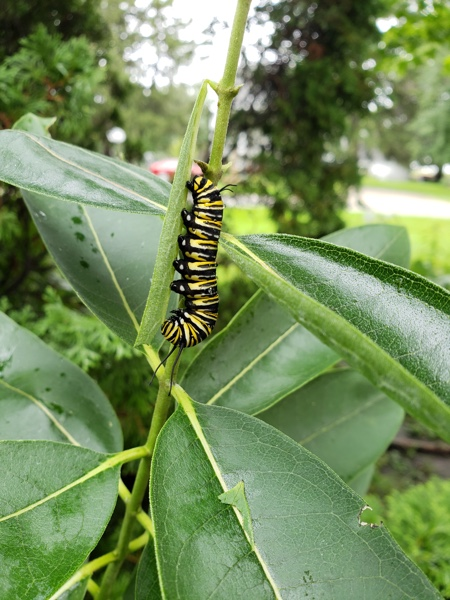
#> input picture 02_colors/monarch_caterpillar.jpg, 450 x 600 px
$ python create_bw_dithering.py
#> lines starting #> are read from the running program, lines starting #| are printed output that depends on the picture; after the words box and inside, x2 and y2 are one past the last pixel; in counts of white or black regions, pixels touching at a corner belong together
# create_bw_dithering.py

from PIL import Image


def black_and_white(input_image_path, output_image_path):
#> called with input_image_path = 'monarch_caterpillar.jpg', output_image_path = 'dither_caterpillar.jpg'
    color_image = Image.open(input_image_path)
#> color_image is the input picture: PIL image 450x600 RGB; mean R, G, B 117.1, 141.5, 92
    gray_scale = color_image.convert("1", dither=0)
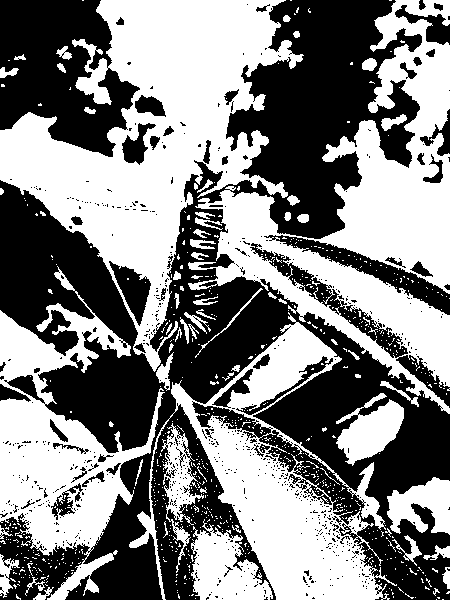
#> gray_scale: PIL image 450x600 1; 50.9% white; 677 black regions (623 under 20 px), largest, box (x1, y1, x2, y2) and area: (0, 0, 450, 600) 103244, (0, 0, 140, 157) 14132, (250, 243, 450, 408) 3147
    gray_scale.save(output_image_path)


if __name__ == "__main__":
    black_and_white("monarch_caterpillar.jpg", "dither_caterpillar.jpg")

$ run again, with 02_colors/butterfly.jpg copied over 02_colors/monarch_caterpillar.jpg
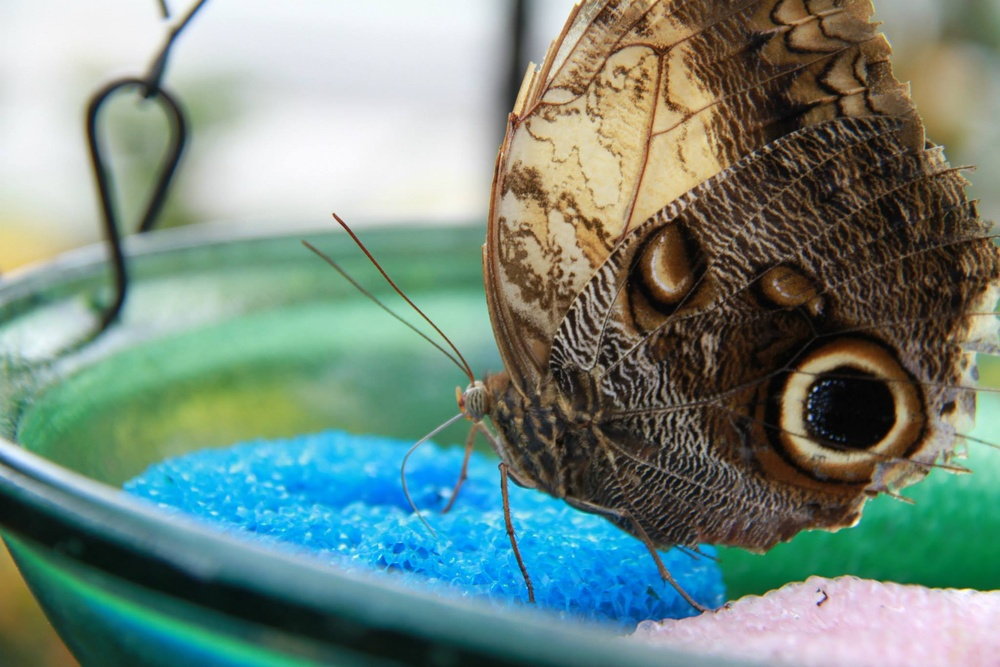
#> input picture 02_colors/butterfly.jpg, 1000 x 667 px, shrunk from 2048 x 1366 before the run
#> in black_and_white, color_image is the input picture: PIL image 1000x667 RGB; mean R, G, B 115.3, 137.2, 127.2
#> in black_and_white, `gray_scale = color_image.convert("1", dither=0)`:
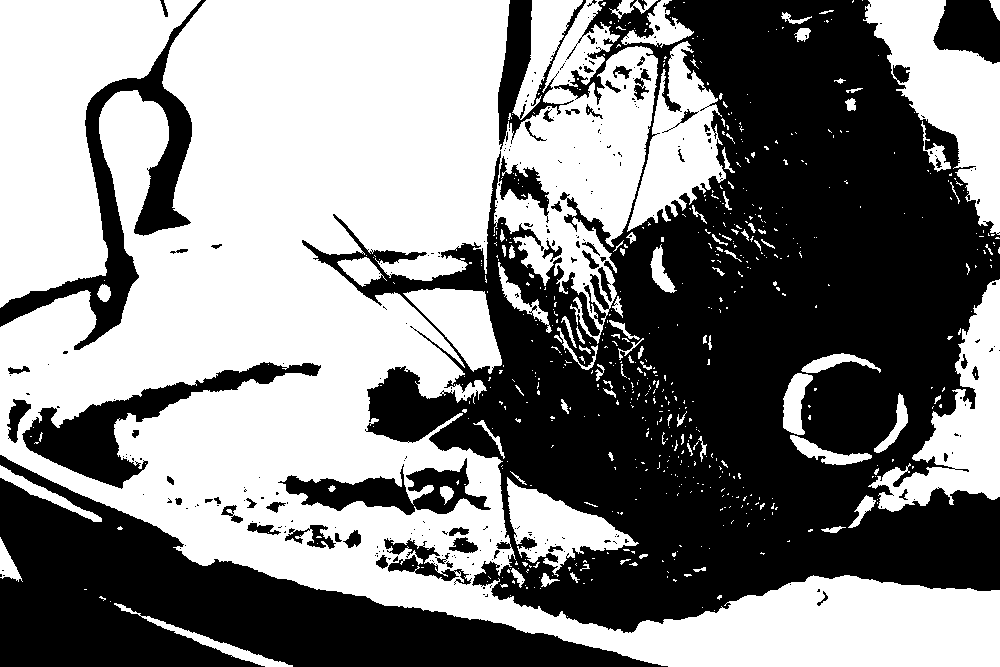
#> gray_scale: PIL image 1000x667 1; 52% white; 289 black regions (226 under 20 px), largest, box (x1, y1, x2, y2) and area: (302, 0, 1000, 633) 223613, (0, 455, 668, 667) 55604, (0, 0, 206, 350) 12142

$ run again, with 02_colors/cape_thick_knee.jpg copied over 02_colors/monarch_caterpillar.jpg
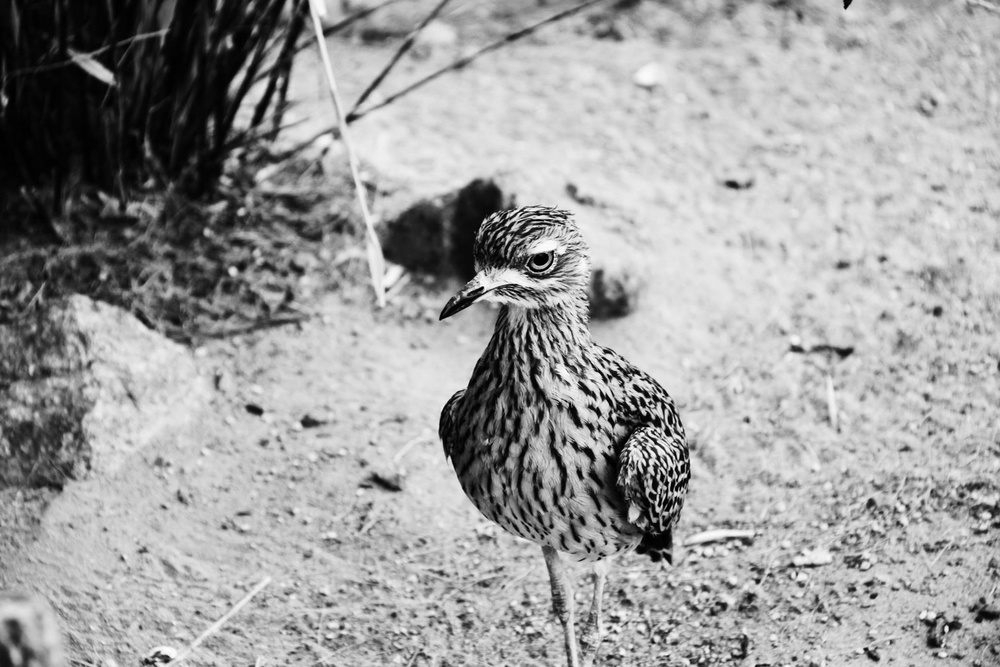
#> input picture 02_colors/cape_thick_knee.jpg, 1000 x 667 px, shrunk from 2048 x 1365 before the run
#> in black_and_white, color_image is the input picture: PIL image 1000x667 RGB; min 0, max 255, mean 158.6
#> in black_and_white, `gray_scale = color_image.convert("1", dither=0)`:
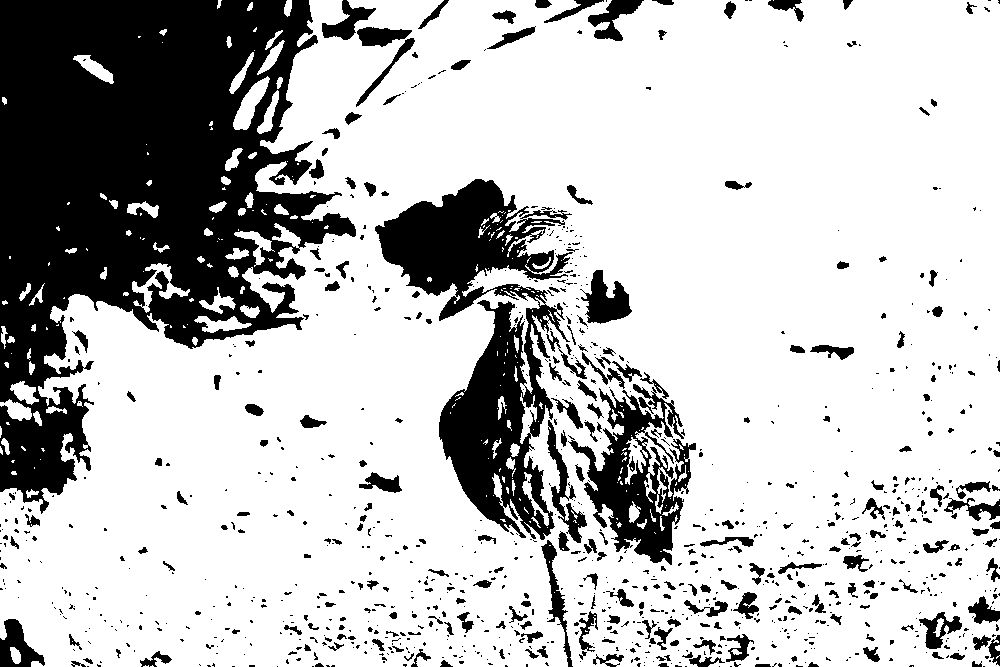
#> gray_scale: PIL image 1000x667 1; 74.7% white; 1041 black regions (776 under 20 px), largest, box (x1, y1, x2, y2) and area: (0, 0, 356, 514) 98702, (375, 179, 573, 540) 27805, (568, 384, 696, 565) 9230
